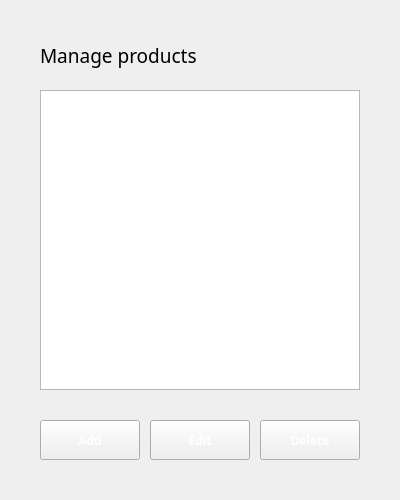
                       <widget class="QWidget" name="page_products_viewall">
                        <layout class="QVBoxLayout" name="verticalLayout_42">
                         <property name="spacing">
                          <number>0</number>
                         </property>
                         <property name="leftMargin">
                          <number>0</number>
                         </property>
                         <property name="topMargin">
                          <number>0</number>
                         </property>
                         <property name="rightMargin">
                          <number>0</number>
                         </property>
                         <property name="bottomMargin">
                          <number>0</number>
                         </property>
                         <item alignment="Qt::AlignTop">
                          <widget class="QWidget" name="widget_products_viewall" native="true">
                           <layout class="QVBoxLayout" name="verticalLayout_43">
                            <property name="spacing">
                             <number>20</number>
                            </property>
                            <property name="leftMargin">
                             <number>40</number>
                            </property>
                            <property name="topMargin">
                             <number>40</number>
                            </property>
                            <property name="rightMargin">
                             <number>40</number>
                            </property>
                            <property name="bottomMargin">
                             <number>40</number>
                            </property>
                            <item>
                             <widget class="QLabel" name="label_43">
                              <property name="minimumSize">
                               <size>
                                <width>0</width>
                                <height>30</height>
                               </size>
                              </property>
                              <property name="maximumSize">
                               <size>
                                <width>16777215</width>
                                <height>30</height>
                               </size>
                              </property>
                              <property name="font">
                               <font>
                                <family>Hauora ExtraBold</family>
                                <pointsize>14</pointsize>
                               </font>
                              </property>
                              <property name="text">
                               <string>Manage products</string>
                              </property>
                             </widget>
                            </item>
                            <item>
                             <widget class="QTableWidget" name="tableWidget_products">
                              <property name="minimumSize">
                               <size>
                                <width>0</width>
                                <height>300</height>
                               </size>
                              </property>
                              <property name="maximumSize">
                               <size>
                                <width>16777215</width>
                                <height>400</height>
                               </size>
                              </property>
                             </widget>
                            </item>
                            <item>
                             <widget class="QWidget" name="widget_products_actions" native="true">
                              <property name="minimumSize">
                               <size>
                                <width>320</width>
                                <height>0</height>
                               </size>
                              </property>
                              <property name="maximumSize">
                               <size>
                                <width>320</width>
                                <height>50</height>
                               </size>
                              </property>
                              <layout class="QHBoxLayout" name="horizontalLayout_5">
                               <property name="spacing">
                                <number>10</number>
                               </property>
                               <property name="leftMargin">
                                <number>0</number>
                               </property>
                               <property name="topMargin">
                                <number>10</number>
                               </property>
                               <property name="rightMargin">
                                <number>0</number>
                               </property>
                               <property name="bottomMargin">
                                <number>0</number>
                               </property>
                               <item>
                                <widget class="QPushButton" name="pushButton_products_add">
                                 <property name="minimumSize">
                                  <size>
                                   <width>100</width>
                                   <height>40</height>
                                  </size>
                                 </property>
                                 <property name="maximumSize">
                                  <size>
                                   <width>100</width>
                                   <height>40</height>
                                  </size>
                                 </property>
                                 <property name="font">
                                  <font>
                                   <family>Hauora</family>
                                   <pointsize>9</pointsize>
                                   <bold>true</bold>
                                  </font>
                                 </property>
                                 <property name="cursor">
                                  <cursorShape>ArrowCursor</cursorShape>
                                 </property>
                                 <property name="layoutDirection">
                                  <enum>Qt::LeftToRight</enum>
                                 </property>
                                 <property name="styleSheet">
                                  <string notr="true">color: rgb(255, 255, 255);</string>
                                 </property>
                                 <property name="text">
                                  <string>Add</string>
                                 </property>
                                 <property name="iconSize">
                                  <size>
                                   <width>30</width>
                                   <height>30</height>
                                  </size>
                                 </property>
                                 <property name="checkable">
                                  <bool>true</bool>
                                 </property>
                                 <property name="autoExclusive">
                                  <bool>true</bool>
                                 </property>
                                 <attribute name="buttonGroup">
                                  <string notr="true">buttonGroup_products</string>
                                 </attribute>
                                </widget>
                               </item>
                               <item>
                                <widget class="QPushButton" name="pushButton_products_edit">
                                 <property name="minimumSize">
                                  <size>
                                   <width>100</width>
                                   <height>40</height>
                                  </size>
                                 </property>
                                 <property name="maximumSize">
                                  <size>
                                   <width>100</width>
                                   <height>40</height>
                                  </size>
                                 </property>
                                 <property name="font">
                                  <font>
                                   <family>Hauora</family>
                                   <pointsize>9</pointsize>
                                   <bold>true</bold>
                                  </font>
                                 </property>
                                 <property name="cursor">
                                  <cursorShape>ArrowCursor</cursorShape>
                                 </property>
                                 <property name="layoutDirection">
                                  <enum>Qt::LeftToRight</enum>
                                 </property>
                                 <property name="styleSheet">
                                  <string notr="true">color: rgb(255, 255, 255);</string>
                                 </property>
                                 <property name="text">
                                  <string>Edit</string>
                                 </property>
                                 <property name="iconSize">
                                  <size>
                                   <width>30</width>
                                   <height>30</height>
                                  </size>
                                 </property>
                                 <property name="checkable">
                                  <bool>true</bool>
                                 </property>
                                 <property name="autoExclusive">
                                  <bool>true</bool>
                                 </property>
                                 <attribute name="buttonGroup">
                                  <string notr="true">buttonGroup_products</string>
                                 </attribute>
                                </widget>
                               </item>
                               <item>
                                <widget class="QPushButton" name="pushButton_products_delete">
                                 <property name="minimumSize">
                                  <size>
                                   <width>100</width>
                                   <height>40</height>
                                  </size>
                                 </property>
                                 <property name="maximumSize">
                                  <size>
                                   <width>100</width>
                                   <height>40</height>
                                  </size>
                                 </property>
                                 <property name="font">
                                  <font>
                                   <family>Hauora</family>
                                   <pointsize>9</pointsize>
                                   <bold>true</bold>
                                  </font>
                                 </property>
                                 <property name="cursor">
                                  <cursorShape>ArrowCursor</cursorShape>
                                 </property>
                                 <property name="layoutDirection">
                                  <enum>Qt::LeftToRight</enum>
                                 </property>
                                 <property name="styleSheet">
                                  <string notr="true">color: rgb(255, 255, 255);</string>
                                 </property>
                                 <property name="text">
                                  <string>Delete</string>
                                 </property>
                                 <property name="iconSize">
                                  <size>
                                   <width>30</width>
                                   <height>30</height>
                                  </size>
                                 </property>
                                 <property name="checkable">
                                  <bool>true</bool>
                                 </property>
                                 <property name="autoExclusive">
                                  <bool>true</bool>
                                 </property>
                                 <attribute name="buttonGroup">
                                  <string notr="true">buttonGroup_products</string>
                                 </attribute>
                                </widget>
                               </item>
                              </layout>
                             </widget>
                            </item>
                           </layout>
                          </widget>
                         </item>
                        </layout>
                       </widget>
